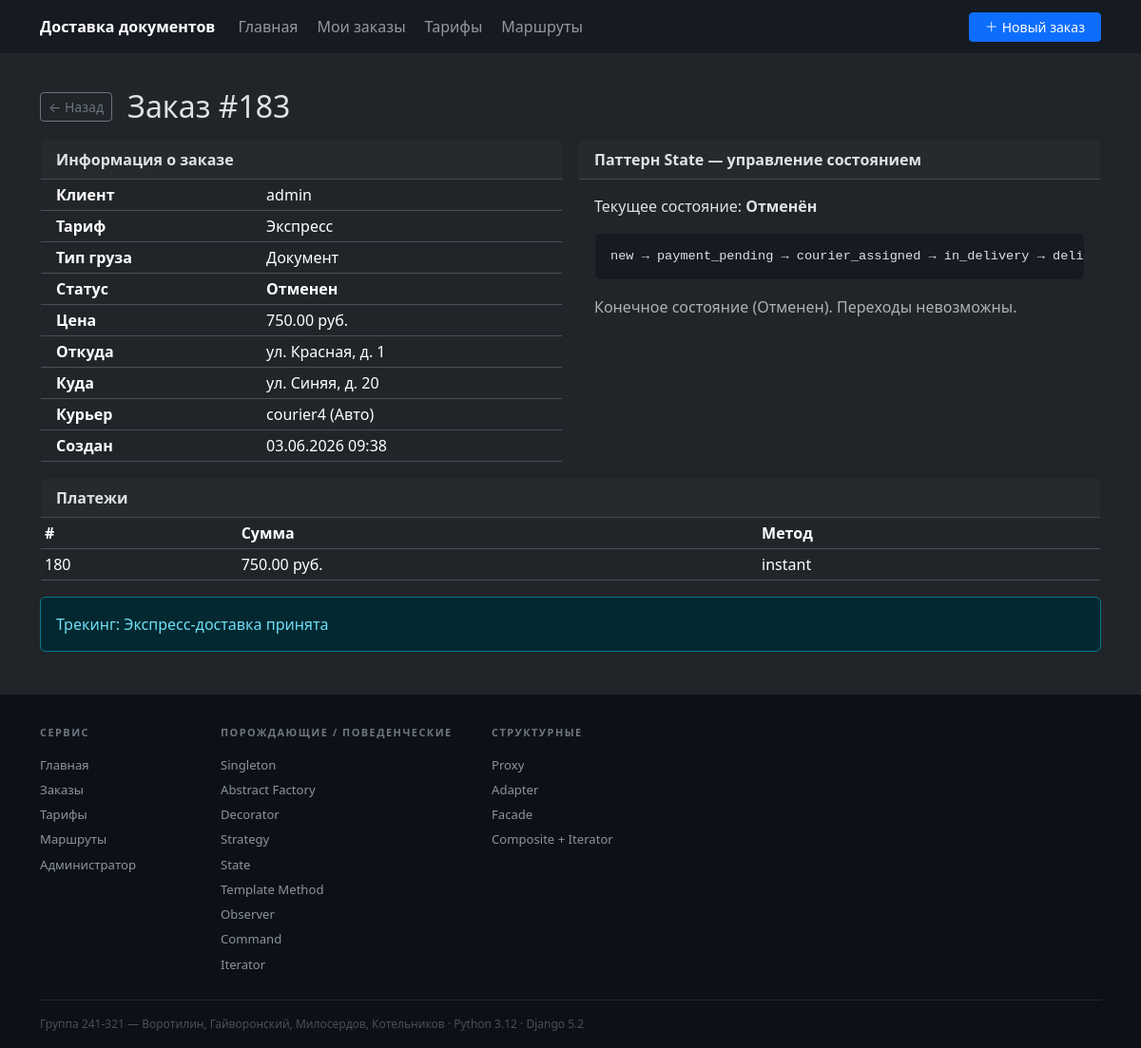
Screenshot of /orders/183/ with the database file from the repository.
### app/models.py (models this page shows, shortened)
class Order(models.Model):
    TARIFF_CHOICES = [
        ('economy', 'Эконом'),
        ('standard', 'Стандарт'),
        ('express', 'Экспресс'),
    ]
    CARGO_TYPE_CHOICES = [
        ('document', 'Документ'),
        ('package', 'Посылка'),
    ]
    STATUS_CHOICES = [
        ('new', 'Новый'),
        ('payment_pending', 'Ожидает оплаты'),
        ('courier_assigned', 'Назначен курьер'),
        ('in_delivery', 'В доставке'),
        ('delivered', 'Доставлен'),
        ('cancelled', 'Отменен'),
    ]
    user = models.ForeignKey(User, on_delete=models.CASCADE, related_name='orders')
    courier = models.ForeignKey(Courier, on_delete=models.SET_NULL, null=True, blank=True)
    pickup_address = models.CharField(max_length=255)
    delivery_address = models.CharField(max_length=255)
    tariff = models.CharField(max_length=20, choices=TARIFF_CHOICES, default='economy')
    cargo_type = models.CharField(max_length=20, choices=CARGO_TYPE_CHOICES, default='document')
    price = models.DecimalField(max_digits=10, decimal_places=2)
    distance_km = models.FloatField(default=5.0)
    status = models.CharField(max_length=50, choices=STATUS_CHOICES, default='new')
    created_at = models.DateTimeField(auto_now_add=True)
    state_name = models.CharField(max_length=50, default='NewOrderState')
    @property
    def state(self):
        if not hasattr(self, '_order_state') or self._order_state is None:
            from app.patterns.state.order_state import (
                NewOrderState, PaymentPendingState, CourierAssignedState,
                InDeliveryState, DeliveredState, CancelledState,
            )
            state_map = {
                'new': NewOrderState(),
                'payment_pending': PaymentPendingState(),
                'courier_assigned': CourierAssignedState(),
                'in_delivery': InDeliveryState(),
                'delivered': DeliveredState(),
                'cancelled': CancelledState(),
            }
            self._order_state = state_map.get(self.status, NewOrderState())
        return self._order_state

class User(AbstractUser):
    phone = models.CharField(max_length=20, blank=True, null=True)
    address = models.TextField(blank=True, null=True)

class Courier(models.Model):
    user = models.OneToOneField(User, on_delete=models.CASCADE, related_name='courier')
    vehicle = models.CharField(max_length=100, default='Пеший')
    rating = models.DecimalField(max_digits=3, decimal_places=2, default=5.0)
    is_available = models.BooleanField(default=True)

class Payment(models.Model):
    order = models.ForeignKey(Order, on_delete=models.CASCADE, related_name='payments')
    amount = models.DecimalField(max_digits=10, decimal_places=2)
    method = models.CharField(max_length=20)

class Tracking(models.Model):
    order = models.OneToOneField(Order, on_delete=models.CASCADE, related_name='tracking')
    status = models.CharField(max_length=100)

### app/views.py (the view)
# urls.py: path('orders/<int:order_id>/', views.order_detail, name='order_detail'),
def order_detail(request, order_id):
    order = get_object_or_404(Order, id=order_id)
    payments = order.payments.all()
    tracking = getattr(order, 'tracking', None)
    review = getattr(order, 'review', None)
    return render(request, 'app/order_detail.html', {
        'order': order,
        'payments': payments,
        'tracking': tracking,
        'review': review,
    })

### app/patterns/state/order_state.py (called while the page is built)
    def get_status(self):
        return "Отменён"

### app/templates/app/order_detail.html (shortened to what this page needs)
{% extends "app/base.html" %}
{% block content %}
<div class="d-flex align-items-center gap-3 mb-3 mt-2">
  <a href="{% url 'orders_list' %}" class="btn btn-outline-secondary btn-sm">← Назад</a>
  <h2 class="mb-0">Заказ #{{ order.id }}</h2>
</div>
<div class="row g-3">
  <div class="col-md-6">
    <div class="card">
      <div class="card-header fw-bold">Информация о заказе</div>
      <table class="table table-sm mb-0">
        <tr><th class="ps-3">Клиент</th><td>{{ order.user.username }}</td></tr>
        <tr><th class="ps-3">Тариф</th><td>{{ order.get_tariff_display }}</td></tr>
        <tr><th class="ps-3">Тип груза</th><td>{{ order.get_cargo_type_display }}</td></tr>
        <tr><th class="ps-3">Статус</th><td><strong>{{ order.get_status_display }}</strong></td></tr>
        <tr><th class="ps-3">Цена</th><td>{{ order.price }} руб.</td></tr>
        <tr><th class="ps-3">Откуда</th><td>{{ order.pickup_address }}</td></tr>
        <tr><th class="ps-3">Куда</th><td>{{ order.delivery_address }}</td></tr>
        <tr><th class="ps-3">Курьер</th><td>{% if order.courier %}{{ order.courier.user.username }} ({{ order.courier.vehicle }}){% else %}не назначен{% endif %}</td></tr>
        <tr><th class="ps-3">Создан</th><td>{{ order.created_at|date:"d.m.Y H:i" }}</td></tr>
      </table>
    </div>
  </div>
  <div class="col-md-6">
    <div class="card">
      <div class="card-header fw-bold">Паттерн State — управление состоянием</div>
      <div class="card-body">
        <p>Текущее состояние: <strong>{{ order.state.get_status }}</strong></p>
        <pre class="mb-3">new → payment_pending → courier_assigned → in_delivery → delivered</pre>
        {% if order.status != 'delivered' and order.status != 'cancelled' %}
        <form method="post" action="{% url 'order_next_state' order.id %}" class="d-inline">
          {% csrf_token %}
          <button class="btn btn-primary btn-sm" type="submit">Следующий статус →</button>
        </form>
        <form method="post" action="{% url 'order_cancel' order.id %}" class="d-inline ms-2">
          {% csrf_token %}
          <button class="btn btn-danger btn-sm" type="submit">Отменить заказ</button>
        </form>
        {% else %}
        <p class="text-muted mb-0">Конечное состояние ({{ order.get_status_display }}). Переходы невозможны.</p>
        {% endif %}
      </div>
    </div>
  </div>
</div>
{% if payments %}
<div class="card mt-3">
  <div class="card-header fw-bold">Платежи</div>
  <table class="table table-sm mb-0">
    <thead><tr><th>#</th><th>Сумма</th><th>Метод</th></tr></thead>
    <tbody>
    {% for p in payments %}
    <tr><td>{{ p.id }}</td><td>{{ p.amount }} руб.</td><td>{{ p.method }}</td></tr>
    {% endfor %}
    </tbody>
  </table>
</div>
{% endif %}
{% if tracking %}
<div class="alert alert-info mt-3">Трекинг: {{ tracking.status }}</div>
{% endif %}
{% endblock %}

### app/templates/app/base.html (style rules this page uses)
body { min-height: 100vh; display: flex; flex-direction: column; }
pre { background: #161b22; padding: 0.85rem 1rem; border-radius: 6px; font-size: 0.85rem; border: 1px solid #21262d; }
table { width: 100%; }
.card { border-color: #21262d; }

### rows the page displays
Order: id "183", user.username "admin", tariff "Экспресс", cargo_type "Документ", status "Отменен", price "750.00", pickup_address "ул. Красная, д. 1", delivery_address "ул. Синяя, д. 20", courier.user.username "courier4", courier.vehicle "Авто", created_at "03.06.2026 09:38", state.get_status "Отменён"
Payment: id "180", amount "750.00", method "instant"
Tracking: status "Экспресс-доставка принята"
